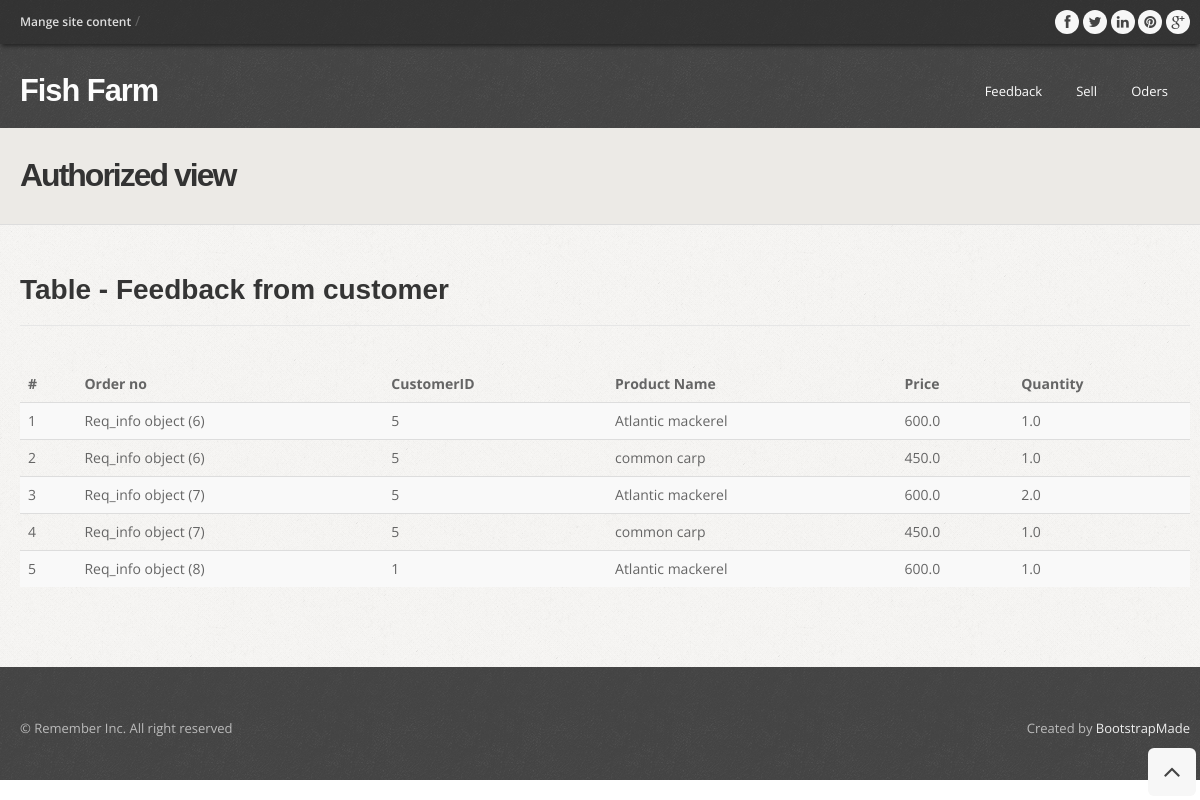
Page /sell/ on the committed database.
### fishfarm/models.py (models this page shows, shortened)
class OrdereProduct(models.Model):
    order = models.ForeignKey(Req_info, on_delete=models.CASCADE)
    CustomerID = models.IntegerField( null=True)
    Name_Costomer=models.CharField(max_length=255, null=True)
    name = models.CharField(max_length=255)
    price = models.FloatField()
    quantity= models.FloatField()

class Req_info(models.Model):
    status=models.CharField(max_length=255, default='Pending')
    Name_Costomer=models.CharField(max_length=255, null=True)
    GrandTotal=models.FloatField(  null=True,default='0.00' )

### fishfarm/views.py (the view)
# urls.py: path('sell/', views.sell, name='sell'),
def sell(request):
    dataset = OrdereProduct.objects.all()
    return render(request,'sell.html',{'sell':dataset})

### fishfarm/templates/Sell.html (shortened to what this page needs)
<!DOCTYPE html>
<html lang="en">
<head>
  {% load static %}
  <link href="{%  static 'css/bootstrap.css'%}" rel="stylesheet" />
  <link href="{%  static 'css/bootstrap-responsive.css'%}" rel="stylesheet" />
  <link href="{%  static 'css/prettyPhoto.css'%}" rel="stylesheet" />
  <link href="{%  static 'css/style.css'%}" rel="stylesheet">
  <link id="t-colors" href="color/default.css" rel="stylesheet" />
</head>
<body>
  <div id="wrapper">
    <header>
      <div class="top">
        <div class="container">
          <div class="row">
            <div class="span6">
              <ul class="topmenu">
                <li><a href="#">Mange site content</a> &#47;</li>
              </ul>
            </div>
            <div class="span6">
              <ul class="social-network">
                <li><a href="#" data-placement="bottom" title="Facebook"><i class="icon-circled icon-bglight icon-facebook"></i></a></li>
                <li><a href="#" data-placement="bottom" title="Twitter"><i class="icon-circled icon-bglight icon-twitter"></i></a></li>
                <li><a href="#" data-placement="bottom" title="Linkedin"><i class="icon-circled icon-linkedin icon-bglight"></i></a></li>
                <li><a href="#" data-placement="bottom" title="Pinterest"><i class="icon-circled icon-pinterest  icon-bglight"></i></a></li>
                <li><a href="#" data-placement="bottom" title="Google +"><i class="icon-circled icon-google-plus icon-bglight"></i></a></li>
              </ul>
            </div>
          </div>
        </div>
      </div>
      <div class="container">
        <div class="row nomargin">
          <div class="span4">
            <div class="logo">
              <h1> Fish Farm</h1>
            </div>
          </div>
          <div class="span8">
            <div class="navbar navbar-static-top">
              <div class="navigation">
                <nav>
                  <ul class="nav topnav">
                    <li><a href="{% url 'feedback'%}">Feedback</a></li>
                    <li>
                      <a href="{% url 'feedback'%}">Sell </a>
                    </li>
                    <li>
                      <a href="{% url 'order'%}">Oders </a>
                    </li>
                  </ul>
                </nav>
              </div>
            </div>
          </div>
        </div>
      </div>
    </header>
    <section id="inner-headline">
      <div class="container">
        <div class="row">
          <div class="span4">
            <div class="inner-heading">
              <h2>Authorized view </h2>
            </div>
          </div>
          <div class="span8">
          </div>
        </div>
      </div>
    </section>
    <section id="content">
      <div class="container">
        <div class="row demobtn">
          <div class="span12">
            <h4 class="heading"><strong>Table</strong> - Feedback from customer</h4>
            <div class="row">
              <div class="span12">
                <div class="solidline"></div>
              </div>
            </div>
            <div class="row">
              <div class="span12">
                <table class="table table-striped">
                    <thead>
                      <tr>
                        <th>
                          #
                        </th>
                        <th>
                            Order no
                        </th>
                        <th>
                            CustomerID
                        </th>
                        <th>
                            Product Name
                        </th>
                        <th>
                            Price
                        </th>
                        <th>
                          Quantity
                        </th>
                      </tr>
                    </thead>
                    <tbody>
                        {% for data in sell%}
                      <tr>
                        <td>
                          {{forloop.counter}}
                        </td>
                        <td>
                            {{data.order}}
                        </td>
                        <td>
                            {{data.CustomerID}}
                        </td>
                        <td>
                            {{data.name}}
                        </td>
                        <td>
                            {{data.price}}
                        </td>
                        <td>
                            {{data.quantity}}
                        </td>
                      </tr>
                      {% endfor %}
                    </tbody>
                  </table>
              </div>
            </div>
          </div>
        </div>
      </div>
    </section>
    <footer>
      <div class="container">
        <div class="row">
          <div class="span6">
            <div class="copyright">
              <p><span>&copy; Remember Inc. All right reserved</span></p>
            </div>
          </div>
          <div class="span6">
            <div class="credits">
              Created by <a href="https://bootstrapmade.com/">BootstrapMade</a>
            </div>
          </div>
        </div>
      </div>
    </footer>
  </div>
  <a href="#" class="scrollup"><i class="icon-angle-up icon-rounded icon-bglight icon-2x"></i></a>
</body>
</html>

### fishfarm/static/css/style.css (style rules this page uses)
body { font-family:'Open Sans', Arial, sans-serif; font-size:14px; font-weight:400; line-height:1.6em; color:#656565; }
a { color:#4b5056; }
.bold { font-weight:900; }
.container { padding:0 20px 0 20px; position:relative; }
.row { margin-bottom:30px; }
.row .row { margin-bottom:30px; }
.row.nomargin { margin-bottom:0; }
header { background: url(../img/header-pattern-150.png) repeat; margin:0; padding:0 0 20px; position:relative; z-index:2000; }
header .top { padding:10px 0 10px; margin:0 0 30px; background: url(../img/top-pattern-150.png) repeat; -webkit-box-shadow: 0 4px 4px -2px #222; -moz-box-shadow: 0 4px 4px -2px #222; box-shadow: 0 4px 4px -2px #222; }
header .logo { float:left; }
header .logo h1 { color:#fdfdfd; letter-spacing:-1px; font-size:2.2em; font-weight:900; margin:0; }
header .top .row { margin-bottom:0; }
ul.topmenu { list-style:none; margin:0; }
ul.topmenu li { display:inline; }
ul.topmenu li a { font-size:12px; color: #ddd; font-weight:600; }
ul.social-network { float:right; list-style:none; margin:0; }
ul.social-network li { display:inline; }
header .navigation { float:right; }
header ul.nav li { border:none; margin:0; }
header ul.nav li a { border:none; font-weight:400; }
.navbar .nav > li > a { font-size:13px; color: #fdfdfd; text-shadow: none; }
#content { position:relative; background:#fff; border-top:1px solid #ddd; padding:50px 0 0 0; }
#content { background-image: url(../img/pattern/pat-1.png); background-repeat: repeat; }
#content h4 { font-weight:700; }
#inner-headline { background:#eceae6; position:relative; margin:0; padding:0; }
#inner-headline .inner-heading h2 { color:#333; margin:30px 0 0 0; font-size:32px; letter-spacing:-2px; }
h4.heading { font-weight:300; }
h4.heading strong { font-weight:700; }
.heading { margin-bottom: 20px; }
.heading { position: relative; }
footer { padding:50px 0 0 0; color:#bbb; background: url(../img/header-pattern-150.png) repeat; }
footer a { color:#eee; text-decoration:none; }
.copyright p { text-align:left; font-size:13px; }
.credits { text-align:right; font-size:13px; }
.solidline { border-top:1px solid #e6e6e6; margin:0 0 10px; }
.scrollup { position:fixed; width:32px; height:32px; bottom:20px; right:20px; }
a.scrollup { outline:0; text-decoration:none; }
a i.icon-bglight, a i.icon-bgdark { display: inline-block; }
[class^="icon-"], [class*=" icon-"] { color:#404040; }

### fishfarm/static/css/overwrite.css (style rules this page uses)
h1, h2, h3, h4, h5, h6 { font-family: 'Raleway', sans-serif; color:#353535; font-weight:700; line-height:1.1em; margin-top:0; }
h1 { font-size:60px; margin-bottom:24px; }
h2 { font-size:42px; margin-bottom:22px; }
h4 { font-size:28px; margin-bottom:20px; }
h1 strong,h2 strong,h3 strong,h4 strong,h5 strong,h6 strong { font-weight:900; }
ul, ol { padding: 0; margin: 0 0 10px 25px; }
li { line-height: 1.6em; }
.navbar .nav { border-right:none; border-left:none; }
.navbar .nav > li > a { float: none; font-size:13px; margin-left:10px; margin-right:0; text-decoration: none; text-shadow: none; border-right:none; border-left:none; color: #fff; border:2px solid transparent; padding:4px 10px 4px 10px; background-image: none; background: none; }

### fishfarm/static/css/shortcodes.css (style rules this page uses)
i.icon-bglight { color: #444; background: #f7f7f7; }
.icon-rounded { display: inline-block; border-radius: 6px !important; -moz-border-radius: 6px !important; -webkit-border-radius: 6px !important; -o-border-radius: 6px !important; -ms-border-radius: 6px !important; text-align: center; width: 24px !important; height: 24px !important; line-height: 24px !important; }
.icon-rounded.icon-2x { width: 48px !important; height: 48px !important; line-height: 48px !important; }
.icon-circled { display: inline-block; border-radius: 1000px !important; -moz-border-radius: 1000px !important; -webkit-border-radius: 1000px !important; -o-border-radius: 1000px !important; -ms-border-radius: 1000px !important; text-align: center; width: 24px !important; height: 24px !important; line-height: 24px !important; }

### rows in the picture
OrdereProduct: order "Req_info object (6)", CustomerID "5", name "Atlantic mackerel", price "600.0", quantity "1.0"
OrdereProduct: order "Req_info object (6)", CustomerID "5", name "common carp", price "450.0", quantity "1.0"
OrdereProduct: order "Req_info object (7)", CustomerID "5", name "Atlantic mackerel", price "600.0", quantity "2.0"
OrdereProduct: order "Req_info object (7)", CustomerID "5", name "common carp", price "450.0", quantity "1.0"
OrdereProduct: order "Req_info object (8)", CustomerID "1", name "Atlantic mackerel", price "600.0", quantity "1.0"
